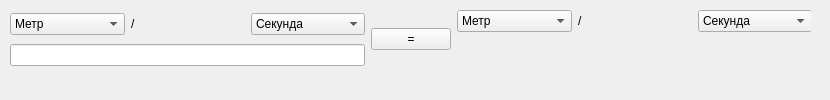
<?xml version="1.0" encoding="UTF-8"?>
<ui version="4.0">
 <class>Form</class>
 <widget class="QWidget" name="Form">
  <property name="geometry">
   <rect>
    <x>0</x>
    <y>0</y>
    <width>830</width>
    <height>100</height>
   </rect>
  </property>
  <property name="windowTitle">
   <string>Form</string>
  </property>
  <widget class="QWidget" name="layoutWidget_2">
   <property name="geometry">
    <rect>
     <x>10</x>
     <y>10</y>
     <width>801</width>
     <height>59</height>
    </rect>
   </property>
   <layout class="QHBoxLayout" name="horizontalLayout_3">
    <item>
     <layout class="QVBoxLayout" name="verticalLayout">
      <item>
       <layout class="QHBoxLayout" name="horizontalLayout_2">
        <item>
         <widget class="QComboBox" name="input_step_2">
          <item>
           <property name="text">
            <string>Метр</string>
           </property>
          </item>
          <item>
           <property name="text">
            <string>Километр</string>
           </property>
          </item>
          <item>
           <property name="text">
            <string>Дециметр</string>
           </property>
          </item>
          <item>
           <property name="text">
            <string>Сантиметр</string>
           </property>
          </item>
          <item>
           <property name="text">
            <string>Миллиметр</string>
           </property>
          </item>
          <item>
           <property name="text">
            <string>Микрометр</string>
           </property>
          </item>
          <item>
           <property name="text">
            <string>Нанометр</string>
           </property>
          </item>
          <item>
           <property name="text">
            <string>Пикометр</string>
           </property>
          </item>
          <item>
           <property name="text">
            <string>Фемтометр</string>
           </property>
          </item>
          <item>
           <property name="text">
            <string>Лига (Лье)</string>
           </property>
          </item>
          <item>
           <property name="text">
            <string>Миля</string>
           </property>
          </item>
          <item>
           <property name="text">
            <string>Фурлонг</string>
           </property>
          </item>
          <item>
           <property name="text">
            <string>Чейн</string>
           </property>
          </item>
          <item>
           <property name="text">
            <string>Род</string>
           </property>
          </item>
          <item>
           <property name="text">
            <string>Ярд</string>
           </property>
          </item>
          <item>
           <property name="text">
            <string>Инспекционный фут</string>
           </property>
          </item>
          <item>
           <property name="text">
            <string>Фут</string>
           </property>
          </item>
          <item>
           <property name="text">
            <string>Линк</string>
           </property>
          </item>
          <item>
           <property name="text">
            <string>Хэнд</string>
           </property>
          </item>
          <item>
           <property name="text">
            <string>Дюйм</string>
           </property>
          </item>
          <item>
           <property name="text">
            <string>Линия большая</string>
           </property>
          </item>
          <item>
           <property name="text">
            <string>Линия Малая</string>
           </property>
          </item>
          <item>
           <property name="text">
            <string>Мил</string>
           </property>
          </item>
          <item>
           <property name="text">
            <string>Мо</string>
           </property>
          </item>
          <item>
           <property name="text">
            <string>Рин</string>
           </property>
          </item>
          <item>
           <property name="text">
            <string>Бу</string>
           </property>
          </item>
          <item>
           <property name="text">
            <string>Сун</string>
           </property>
          </item>
          <item>
           <property name="text">
            <string>Сяку</string>
           </property>
          </item>
          <item>
           <property name="text">
            <string>Кэн</string>
           </property>
          </item>
          <item>
           <property name="text">
            <string>Хиро</string>
           </property>
          </item>
          <item>
           <property name="text">
            <string>Дзё</string>
           </property>
          </item>
          <item>
           <property name="text">
            <string>Тё</string>
           </property>
          </item>
          <item>
           <property name="text">
            <string>Ри</string>
           </property>
          </item>
          <item>
           <property name="text">
            <string>Палайста</string>
           </property>
          </item>
          <item>
           <property name="text">
            <string>Плетр</string>
           </property>
          </item>
          <item>
           <property name="text">
            <string>Миля</string>
           </property>
          </item>
          <item>
           <property name="text">
            <string>Стадий</string>
           </property>
          </item>
          <item>
           <property name="text">
            <string>Плетр</string>
           </property>
          </item>
          <item>
           <property name="text">
            <string>Амма</string>
           </property>
          </item>
          <item>
           <property name="text">
            <string>Акена (декапод)</string>
           </property>
          </item>
          <item>
           <property name="text">
            <string>Оргия (гексапод)</string>
           </property>
          </item>
          <item>
           <property name="text">
            <string>Бема (шаг)</string>
           </property>
          </item>
          <item>
           <property name="text">
            <string>Пехис (локоть) греческий</string>
           </property>
          </item>
          <item>
           <property name="text">
            <string>Пехис (локоть) короткий</string>
           </property>
          </item>
          <item>
           <property name="text">
            <string>Пус (фут)</string>
           </property>
          </item>
          <item>
           <property name="text">
            <string>Спитам</string>
           </property>
          </item>
          <item>
           <property name="text">
            <string>Дихас</string>
           </property>
          </item>
          <item>
           <property name="text">
            <string>Палестра (ладонь) </string>
           </property>
          </item>
          <item>
           <property name="text">
            <string>Кондиль </string>
           </property>
          </item>
          <item>
           <property name="text">
            <string>Дактиль (палец)</string>
           </property>
          </item>
          <item>
           <property name="text">
            <string>Стадий олимпийский</string>
           </property>
          </item>
          <item>
           <property name="text">
            <string>Стадий аттический</string>
           </property>
          </item>
          <item>
           <property name="text">
            <string>Стадий птолемеевский</string>
           </property>
          </item>
          <item>
           <property name="text">
            <string>Морская миля</string>
           </property>
          </item>
          <item>
           <property name="text">
            <string>Кабельтов</string>
           </property>
          </item>
          <item>
           <property name="text">
            <string>Морская сажень</string>
           </property>
          </item>
          <item>
           <property name="text">
            <string>Радиус Луны</string>
           </property>
          </item>
          <item>
           <property name="text">
            <string>Радиус Земли</string>
           </property>
          </item>
          <item>
           <property name="text">
            <string>Радиус Юпитера</string>
           </property>
          </item>
          <item>
           <property name="text">
            <string>Радиус Солнца</string>
           </property>
          </item>
          <item>
           <property name="text">
            <string>Световой месяц</string>
           </property>
          </item>
          <item>
           <property name="text">
            <string>Световая минута</string>
           </property>
          </item>
          <item>
           <property name="text">
            <string>Астрономическая единица</string>
           </property>
          </item>
          <item>
           <property name="text">
            <string>Световой час</string>
           </property>
          </item>
          <item>
           <property name="text">
            <string>Световые сутки</string>
           </property>
          </item>
          <item>
           <property name="text">
            <string>Световая неделя</string>
           </property>
          </item>
          <item>
           <property name="text">
            <string>Световой год</string>
           </property>
          </item>
          <item>
           <property name="text">
            <string>Парсек</string>
           </property>
          </item>
          <item>
           <property name="text">
            <string>Сириометр</string>
           </property>
          </item>
          <item>
           <property name="text">
            <string>Планковская длина</string>
           </property>
          </item>
          <item>
           <property name="text">
            <string>Ферми</string>
           </property>
          </item>
          <item>
           <property name="text">
            <string>Класический радиус электрона</string>
           </property>
          </item>
          <item>
           <property name="text">
            <string>X-еденица</string>
           </property>
          </item>
          <item>
           <property name="text">
            <string>Комптоновская длина волны электрона</string>
           </property>
          </item>
          <item>
           <property name="text">
            <string>Боровский радиус</string>
           </property>
          </item>
          <item>
           <property name="text">
            <string>Ангстрем</string>
           </property>
          </item>
          <item>
           <property name="text">
            <string>Юнит</string>
           </property>
          </item>
         </widget>
        </item>
        <item>
         <widget class="QLabel" name="label">
          <property name="minimumSize">
           <size>
            <width>223</width>
            <height>0</height>
           </size>
          </property>
          <property name="text">
           <string>/</string>
          </property>
         </widget>
        </item>
        <item>
         <widget class="QComboBox" name="input_step">
          <item>
           <property name="text">
            <string>Секунда</string>
           </property>
          </item>
          <item>
           <property name="text">
            <string>Минута</string>
           </property>
          </item>
          <item>
           <property name="text">
            <string>Час</string>
           </property>
          </item>
          <item>
           <property name="text">
            <string>Сутки</string>
           </property>
          </item>
          <item>
           <property name="text">
            <string>Неделя</string>
           </property>
          </item>
          <item>
           <property name="text">
            <string>Месяц</string>
           </property>
          </item>
          <item>
           <property name="text">
            <string>Год</string>
           </property>
          </item>
          <item>
           <property name="text">
            <string>Милисекунда</string>
           </property>
          </item>
          <item>
           <property name="text">
            <string>Миг</string>
           </property>
          </item>
          <item>
           <property name="text">
            <string>Тик</string>
           </property>
          </item>
          <item>
           <property name="text">
            <string>Фортнайт</string>
           </property>
          </item>
          <item>
           <property name="text">
            <string>Академический час</string>
           </property>
          </item>
          <item>
           <property name="text">
            <string>Терция</string>
           </property>
          </item>
          <item>
           <property name="text">
            <string>Аттосекунда</string>
           </property>
          </item>
         </widget>
        </item>
       </layout>
      </item>
      <item>
       <layout class="QHBoxLayout" name="horizontalLayout">
        <item>
         <widget class="QLineEdit" name="input"/>
        </item>
       </layout>
      </item>
     </layout>
    </item>
    <item>
     <widget class="QPushButton" name="res">
      <property name="text">
       <string>=</string>
      </property>
     </widget>
    </item>
    <item>
     <layout class="QVBoxLayout" name="verticalLayout_2">
      <item>
       <layout class="QHBoxLayout" name="horizontalLayout_5">
        <item>
         <widget class="QComboBox" name="output_step">
          <item>
           <property name="text">
            <string>Метр</string>
           </property>
          </item>
          <item>
           <property name="text">
            <string>Километр</string>
           </property>
          </item>
          <item>
           <property name="text">
            <string>Дециметр</string>
           </property>
          </item>
          <item>
           <property name="text">
            <string>Сантиметр</string>
           </property>
          </item>
          <item>
           <property name="text">
            <string>Миллиметр</string>
           </property>
          </item>
          <item>
           <property name="text">
            <string>Микрометр</string>
           </property>
          </item>
          <item>
           <property name="text">
            <string>Нанометр</string>
           </property>
          </item>
          <item>
           <property name="text">
            <string>Пикометр</string>
           </property>
          </item>
          <item>
           <property name="text">
            <string>Фемтометр</string>
           </property>
          </item>
          <item>
           <property name="text">
            <string>Лига (Лье)</string>
           </property>
          </item>
          <item>
           <property name="text">
            <string>Миля</string>
           </property>
          </item>
          <item>
           <property name="text">
            <string>Фурлонг</string>
           </property>
          </item>
          <item>
           <property name="text">
            <string>Чейн</string>
           </property>
          </item>
          <item>
           <property name="text">
            <string>Род</string>
           </property>
          </item>
          <item>
           <property name="text">
            <string>Ярд</string>
           </property>
          </item>
          <item>
           <property name="text">
            <string>Инспекционный фут</string>
           </property>
          </item>
          <item>
           <property name="text">
            <string>Фут</string>
           </property>
          </item>
          <item>
           <property name="text">
            <string>Линк</string>
           </property>
          </item>
          <item>
           <property name="text">
            <string>Хэнд</string>
           </property>
          </item>
          <item>
           <property name="text">
            <string>Дюйм</string>
           </property>
          </item>
          <item>
           <property name="text">
            <string>Линия большая</string>
           </property>
          </item>
          <item>
           <property name="text">
            <string>Линия Малая</string>
           </property>
          </item>
          <item>
           <property name="text">
            <string>Мил</string>
           </property>
          </item>
          <item>
           <property name="text">
            <string>Мо</string>
           </property>
          </item>
          <item>
           <property name="text">
            <string>Рин</string>
           </property>
          </item>
          <item>
           <property name="text">
            <string>Бу</string>
           </property>
          </item>
          <item>
           <property name="text">
            <string>Сун</string>
           </property>
          </item>
          <item>
           <property name="text">
            <string>Сяку</string>
           </property>
          </item>
          <item>
           <property name="text">
            <string>Кэн</string>
           </property>
          </item>
          <item>
           <property name="text">
            <string>Хиро</string>
           </property>
          </item>
          <item>
           <property name="text">
            <string>Дзё</string>
           </property>
          </item>
          <item>
           <property name="text">
            <string>Тё</string>
           </property>
          </item>
          <item>
           <property name="text">
            <string>Ри</string>
           </property>
          </item>
          <item>
           <property name="text">
            <string>Палайста</string>
           </property>
          </item>
          <item>
           <property name="text">
            <string>Плетр</string>
           </property>
          </item>
          <item>
           <property name="text">
            <string>Миля</string>
           </property>
          </item>
          <item>
           <property name="text">
            <string>Стадий</string>
           </property>
          </item>
          <item>
           <property name="text">
            <string>Плетр</string>
           </property>
          </item>
          <item>
           <property name="text">
            <string>Амма</string>
           </property>
          </item>
          <item>
           <property name="text">
            <string>Акена (декапод)</string>
           </property>
          </item>
          <item>
           <property name="text">
            <string>Оргия (гексапод)</string>
           </property>
          </item>
          <item>
           <property name="text">
            <string>Бема (шаг)</string>
           </property>
          </item>
          <item>
           <property name="text">
            <string>Пехис (локоть) греческий</string>
           </property>
          </item>
          <item>
           <property name="text">
            <string>Пехис (локоть) короткий</string>
           </property>
          </item>
          <item>
           <property name="text">
            <string>Пус (фут)</string>
           </property>
          </item>
          <item>
           <property name="text">
            <string>Спитам</string>
           </property>
          </item>
          <item>
           <property name="text">
            <string>Дихас</string>
           </property>
          </item>
          <item>
           <property name="text">
            <string>Палестра (ладонь) </string>
           </property>
          </item>
          <item>
           <property name="text">
            <string>Кондиль </string>
           </property>
          </item>
          <item>
           <property name="text">
            <string>Дактиль (палец)</string>
           </property>
          </item>
          <item>
           <property name="text">
            <string>Стадий олимпийский</string>
           </property>
          </item>
          <item>
           <property name="text">
            <string>Стадий аттический</string>
           </property>
          </item>
          <item>
           <property name="text">
            <string>Стадий птолемеевский</string>
           </property>
          </item>
          <item>
           <property name="text">
            <string>Морская миля</string>
           </property>
          </item>
          <item>
           <property name="text">
            <string>Кабельтов</string>
           </property>
          </item>
          <item>
           <property name="text">
            <string>Морская сажень</string>
           </property>
          </item>
          <item>
           <property name="text">
            <string>Радиус Луны</string>
           </property>
          </item>
          <item>
           <property name="text">
            <string>Радиус Земли</string>
           </property>
          </item>
          <item>
           <property name="text">
            <string>Радиус Юпитера</string>
           </property>
          </item>
          <item>
           <property name="text">
            <string>Радиус Солнца</string>
           </property>
          </item>
          <item>
           <property name="text">
            <string>Световой месяц</string>
           </property>
          </item>
          <item>
           <property name="text">
            <string>Световая минута</string>
           </property>
          </item>
          <item>
           <property name="text">
            <string>Астрономическая единица</string>
           </property>
          </item>
          <item>
           <property name="text">
            <string>Световой час</string>
           </property>
          </item>
          <item>
           <property name="text">
            <string>Световые сутки</string>
           </property>
          </item>
          <item>
           <property name="text">
            <string>Световая неделя</string>
           </property>
          </item>
          <item>
           <property name="text">
            <string>Световой год</string>
           </property>
          </item>
          <item>
           <property name="text">
            <string>Парсек</string>
           </property>
          </item>
          <item>
           <property name="text">
            <string>Сириометр</string>
           </property>
          </item>
          <item>
           <property name="text">
            <string>Планковская длина</string>
           </property>
          </item>
          <item>
           <property name="text">
            <string>Ферми</string>
           </property>
          </item>
          <item>
           <property name="text">
            <string>Класический радиус электрона</string>
           </property>
          </item>
          <item>
           <property name="text">
            <string>X-еденица</string>
           </property>
          </item>
          <item>
           <property name="text">
            <string>Комптоновская длина волны электрона</string>
           </property>
          </item>
          <item>
           <property name="text">
            <string>Боровский радиус</string>
           </property>
          </item>
          <item>
           <property name="text">
            <string>Ангстрем</string>
           </property>
          </item>
          <item>
           <property name="text">
            <string>Юнит</string>
           </property>
          </item>
         </widget>
        </item>
        <item>
         <widget class="QLabel" name="label_2">
          <property name="minimumSize">
           <size>
            <width>223</width>
            <height>0</height>
           </size>
          </property>
          <property name="text">
           <string>/</string>
          </property>
         </widget>
        </item>
        <item>
         <widget class="QComboBox" name="output_step_2">
          <item>
           <property name="text">
            <string>Секунда</string>
           </property>
          </item>
          <item>
           <property name="text">
            <string>Минута</string>
           </property>
          </item>
          <item>
           <property name="text">
            <string>Час</string>
           </property>
          </item>
          <item>
           <property name="text">
            <string>Сутки</string>
           </property>
          </item>
          <item>
           <property name="text">
            <string>Неделя</string>
           </property>
          </item>
          <item>
           <property name="text">
            <string>Месяц</string>
           </property>
          </item>
          <item>
           <property name="text">
            <string>Год</string>
           </property>
          </item>
          <item>
           <property name="text">
            <string>Милисекунда</string>
           </property>
          </item>
          <item>
           <property name="text">
            <string>Миг</string>
           </property>
          </item>
          <item>
           <property name="text">
            <string>Тик</string>
           </property>
          </item>
          <item>
           <property name="text">
            <string>Фортнайт</string>
           </property>
          </item>
          <item>
           <property name="text">
            <string>Академический час</string>
           </property>
          </item>
          <item>
           <property name="text">
            <string>Терция</string>
           </property>
          </item>
          <item>
           <property name="text">
            <string>Аттосекунда</string>
           </property>
          </item>
         </widget>
        </item>
       </layout>
      </item>
      <item>
       <widget class="QLabel" name="output">
        <property name="text">
         <string/>
        </property>
       </widget>
      </item>
     </layout>
    </item>
   </layout>
  </widget>
 </widget>
 <resources/>
 <connections/>
</ui>
